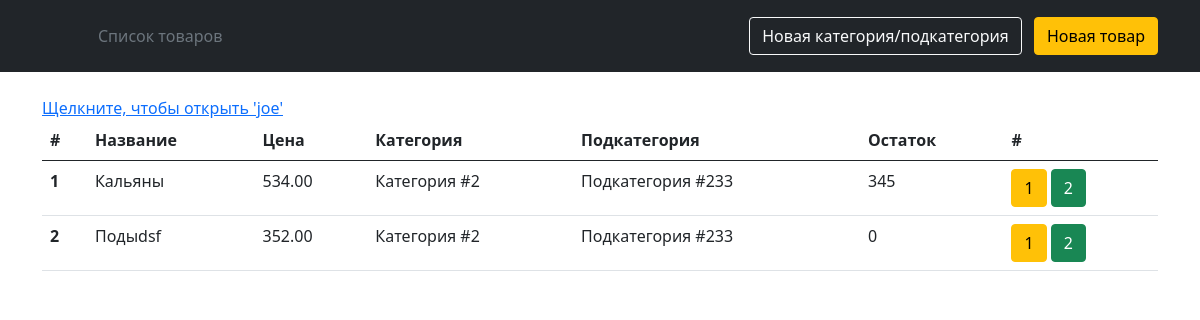
The page / on the database its author committed.
### main_app/models.py (models this page shows, shortened)
class Product(models.Model):
    title = models.CharField(max_length=255, verbose_name='Название товара')
    photo = models.ImageField(upload_to='product_img/')
    description = models.TextField()
    price = models.DecimalField(max_digits=10, decimal_places=2)
    count = models.IntegerField()
    slug = models.SlugField(max_length=150, unique=True, db_index=True)
    subcategory = models.ForeignKey(
    SubCategory, on_delete=models.CASCADE)

class SubCategory(models.Model):
    category = models.ForeignKey(Category, on_delete=models.CASCADE)
    name = models.CharField(max_length=150, db_index=True)
    photo = models.ImageField(upload_to='subcategory_img/')
    slug = models.SlugField(max_length=150, unique=True, db_index=True)
    def __str__(self):
        return self.name

class Category(models.Model):
    name = models.CharField(max_length=255)
    photo = models.ImageField(upload_to='category_img/')
    slug = models.SlugField(max_length=70, unique=True)
    def __str__(self):
        return self.name

### main_app/views.py (the view)
# urls.py: path('', index, name='all_product'),
def index(request):
    product = Product.objects.all()
    category = Category.objects.all()
    return render(request, 'main_app/index.html', {'product': product})

### main_app/templates/main_app/index.html (shortened to what this page needs)
{% extends 'main_app/base.html' %}
{% block content %}
<a href="" onClick="window.open('opened.html', 'joe',
config='height=300,width=300')">Щелкните, чтобы открыть 'joe'</a>
<table class="table">
    <thead>
      <tr>
        <th scope="col">#</th>
        <th scope="col">Название</th>
        <th scope="col">Цена</th>
        <th scope="col">Категория</th>
        <th scope="col">Подкатегория</th>
        <th scope="col">Остаток</th>
        <th scope="col">#</th>
      </tr>
    </thead>
    <tbody>
    {% for p in product %}
      <tr>
        <th scope="row">{{p.pk}}</th>
        <td>{{p.title}}</td>
        <td>{{p.price}}</td>
        <td>{{p.subcategory.category}}</td>
        <td>{{p.subcategory}}</td>
        <td>{{p.count}}</td>
        <td><a class="btn btn-primary btn-warning" href="{% url 'productdetail' pk=p.pk %}" role="button">1</a>
          <a class="btn btn-primary btn-success" href="{% url 'productdetail' pk=p.pk %}" target="_blank" role="button">2</a>
        </td>
      </tr>
    {% endfor %}
    </tbody>
  </table>
{% endblock %}

### rows shown on the page
Product: pk "1", title "Кальяны", price "534.00", subcategory.category "Категория #2", subcategory "Подкатегория #233", count "345"
Product: pk "2", title "Подыdsf", price "352.00", subcategory.category "Категория #2", subcategory "Подкатегория #233", count "0"
